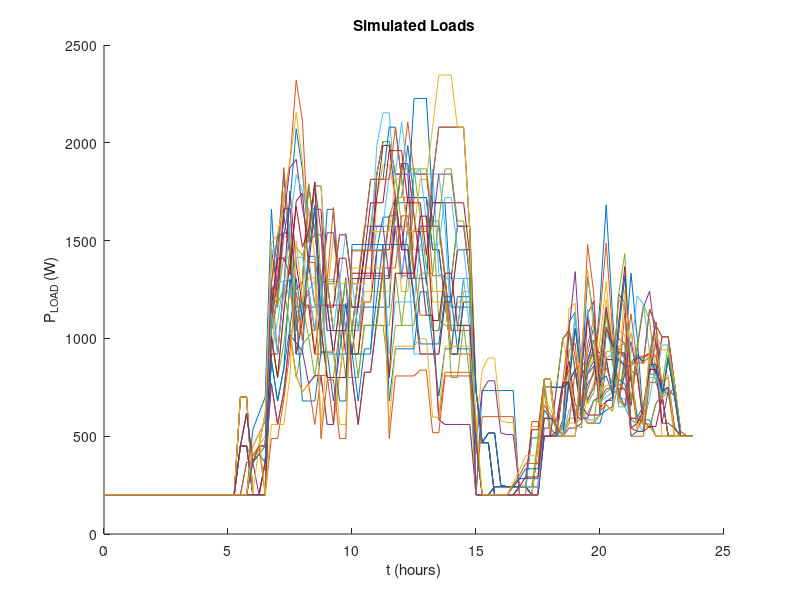
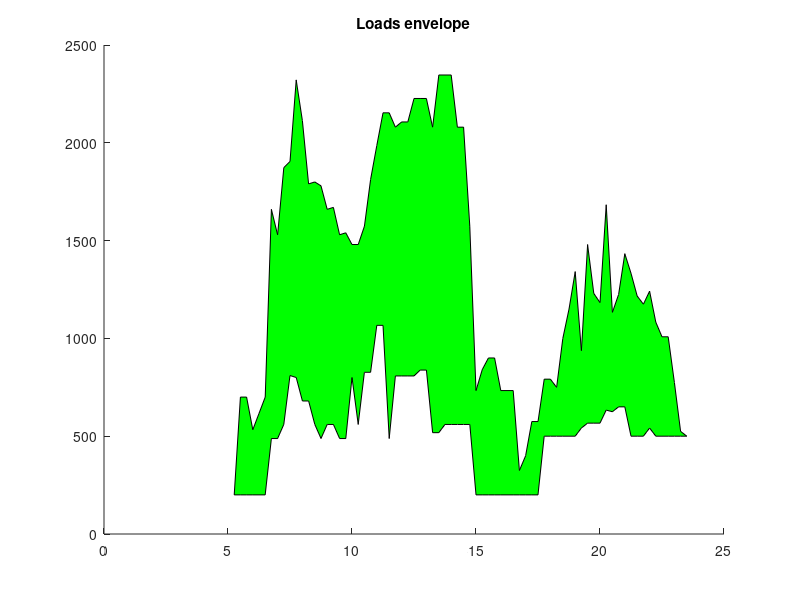
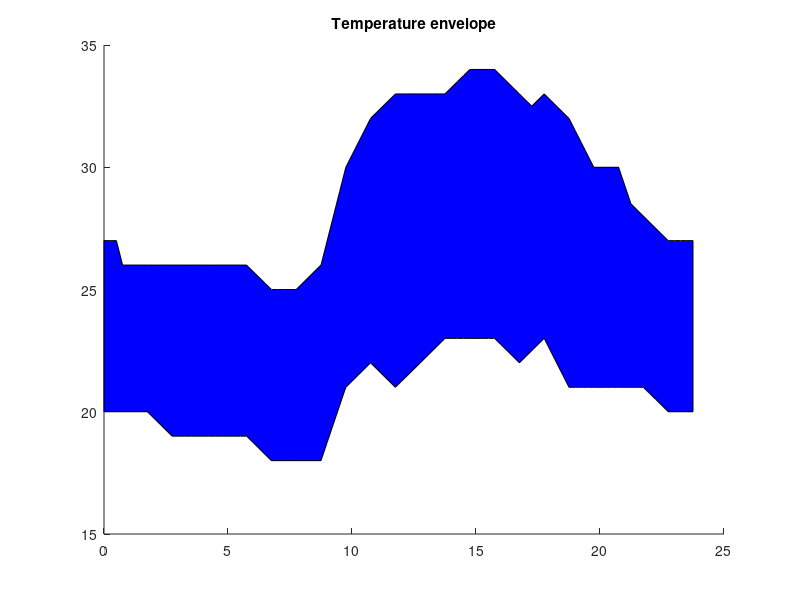
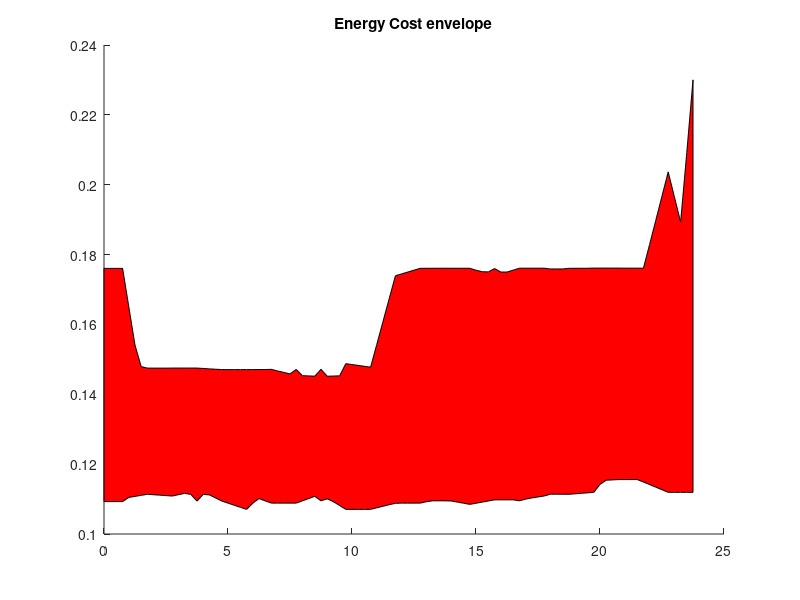

Source code (MATLAB) for these figures, in order:
clear all
close all
clc
data=load('full_dataset.mat');
loads_non_normal = data.full_dataset(:,:,1);
loads_non_normal = movmean(loads_non_normal,6);
temperature_non_normal = data.full_dataset(:,:,2);
energy_cost_non_normal = data.full_dataset(:,:,3);
 t = 0:0.25:23.75;

figure
hold on
for i = 1:31
    plot(t,loads_non_normal(i,:))
end
ylabel('P_L_O_A_D (W)')
xlabel('t (hours)')
title('Simulated Loads')

figure
hold all
title('Loads envelope')
patch([t fliplr(t)], [min(loads_non_normal) fliplr(max(loads_non_normal))], 'g')

figure
hold all
title('Temperature envelope')
patch([t fliplr(t)], [min(temperature_non_normal) fliplr(max(temperature_non_normal))], 'b')

figure
hold all
title('Energy Cost envelope')
patch([t fliplr(t)], [min(energy_cost_non_normal) fliplr(max(energy_cost_non_normal))], 'r')
